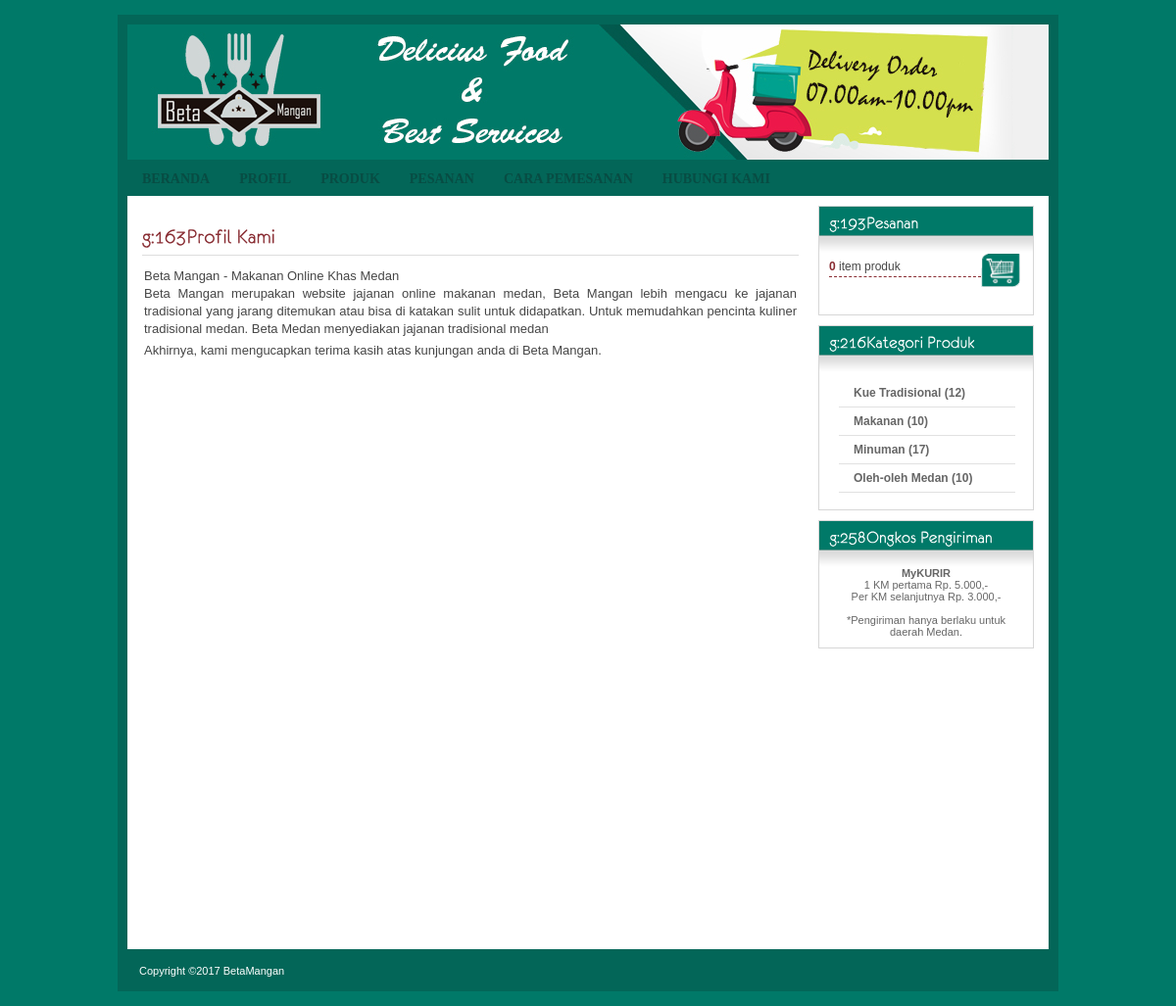
The page /profil-kami.html on the database its author committed.
### tables this page shows
CREATE TABLE IF NOT EXISTS `kategori` (
  `id_kategori` int(5) NOT NULL AUTO_INCREMENT,
  `nama_kategori` varchar(100) NOT NULL,
  `kategori_seo` varchar(100) NOT NULL,
  PRIMARY KEY (`id_kategori`)
);

### media.php (the view, shortened to what this page needs)
<!DOCTYPE html PUBLIC "-//W3C//DTD XHTML 1.0 Transitional//EN" "http://www.w3.org/TR/xhtml1/DTD/xhtml1-transitional.dtd">
<html xmlns="http://www.w3.org/1999/xhtml">
<head>
<link href="style.css" rel="stylesheet" type="text/css" />
<link href="css/contentslider.css" rel="stylesheet" type="text/css" />
<link href="css/default.advanced.css" rel="stylesheet" type="text/css" />
<link href="css/jquery.ad-gallery.css" rel="stylesheet" type="text/css" />
<link href="css/jquery.fancybox-1.3.1.css" rel="stylesheet" type="text/css" />
<link href="css/style.css" rel="stylesheet" type="text/css" />
<link href="css/slider.css" rel="stylesheet" type="text/css" />
</head>
<body>
<div id="wrapper_sec">
	<div id="head">
	  <div class="logo">
        	<a href="#"><img src="images/logo2.jpg" alt="" /></a>
      </div>
        <div class="navigation">
          <ul id="nav" class="dropdown dropdown-linear dropdown-columnar">
			<li><b><a href='index.php'>BERANDA</a></b></li>
			<li><b><a href='profil-kami.html'>PROFIL</a></b></li>
            <li><b><a href='semua-produk.html'>PRODUK</a></b></li>
			<li><b><a href='keranjang-belanja.html'>PESANAN</a></b>
            </li>
			<li><b><a href='cara-pempesanan.html'>CARA PEMESANAN</a></b></li>
			<li><b><a href='hubungi-kami.html'>HUBUNGI KAMI</a></b></li>
          </ul>
  </div></div>
    <div id="content_sec">
    	<div class="col1">
            <table width="100%" border="0" cellspacing="0" cellpadding="0">
              <tr>
                <td><img src="images/spacer.gif" width="1" height="20" /></td>
              </tr>
              <tr>
                <td><span class="center_content2"><?php include "tengah.php";?></td>
      </div>
    	<div class="col2">
       	  <div class="mycart">
            	<div class="small_heading">
            		<h5>Pesanan</h5>
                </div>
                <table width="81%" border="0" cellspacing="0" cellpadding="0">
                  <tr>
                    <td width="27%">
                    <?php require_once "item.php";?></td>
                    <td width="73%"><img src="images/shoppingcart.png" width="40" height="35" /></td>
                  </tr>
                </table>
       	  </div>
            <div class="myaccount">
            	<div class="small_heading">
            		<h5>Kategori Produk </h5>
                </div>
                <ul>
                  <?php
            $kategori=mysql_query("select nama_kategori, kategori.id_kategori, kategori_seo,
                                  count(produk.id_produk) as jml
                                  from kategori left join produk
                                  on produk.id_kategori=kategori.id_kategori
                                  group by nama_kategori");
            $no=1;
            while($k=mysql_fetch_array($kategori)){
              if(($no % 2)==0){
                echo "<li><a href='kategori-$k[id_kategori]-$k[kategori_seo].html'> $k[nama_kategori] ($k[jml])</a></li>";
              }
              else{
                echo "<li><a href='kategori-$k[id_kategori]-$k[kategori_seo].html'> $k[nama_kategori] ($k[jml])</a></li>";
              }
              $no++;
            }
            ?></li>
                </ul>
            </div>
			<div class="myaccount">
            	<div class="small_heading">
            		<h5>Ongkos Pengiriman </h5>
                </div>
                <center><b>MyKURIR</b><br>
				1 KM pertama Rp. 5.000,-<br>
				Per KM selanjutnya Rp. 3.000,-<br>
				<br>
				*Pengiriman hanya berlaku untuk daerah Medan.
				</center>
            </div>
    </div>
    <div id="footer">
        <div class="copyright_network">
        <p>Copyright ©2017 BetaMangan </p>
			<ul class="network"><li>
            </ul>
        </div>
	</div>
</body>
</html>

### style.css (style rules this page uses)
body { background-image:url(images/bg.jpg); background-repeat:repeat-x; background-position:top; background-color:#000000; font-family:Arial, Helvetica, sans-serif; font-size:12px; color:#666666; float:left; width:100%; }
p { padding:2px; margin:0px; }

### css/default.advanced.css (style rules this page uses)
.navigation { float:left; width:940px; height:37px; background-image:url(../images/navi_bg.gif); background-repeat:repeat-x; }
ul.dropdown { font-size:13px; float:left; }
ul.dropdown li { padding: 11px 15px 8px 15px; background-color: transparent; color: #000; }
ul.dropdown a:link, ul.dropdown a:visited { color: #fff; text-decoration: none; background-image:url(../images/navi_sep.gif); background-repeat:no-repeat; background-position:right; }
ul.dropdown li { background-image:url(../images/sep2.gif); background-repeat:no-repeat; background-position:right; }
ul.dropdown li a { font-family:"trebuchet MS"; color:#084c43 !important; font-weight:bold; font-size: 14px; }
ul.dropdown li a { display: block; padding-top: 12px; padding-right: 15px; padding-bottom: 10px; padding-left: 15px; }
ul.dropdown li { padding: 0; }
ul.dropdown, ul.dropdown li, ul.dropdown ul { list-style: none; }
ul.dropdown { position: relative; z-index: 597; float: left; }
ul.dropdown li { float: left; vertical-align: middle; }
ul.dropdown-linear { width: 930px; }

### css/style.css (style rules this page uses)
* { padding:0px; margin:0px; }
body { background-image:url(../images/bg.gif); background-repeat:no-repeat; background-position:top center; background-color:#007968; font-family:Arial, Helvetica, sans-serif; font-size:11px; color:#666666; }
a { text-decoration:none; outline:none; color:#666666; }
a img { border:none; }
h5 { font-size:18px; font-weight:normal; color:#892d33; }
p { line-height:18px; }
#wrapper_sec { width:940px; padding:0px 10px; margin:15px auto; background-image:url(../images/wrapper.png); }
#head { width:940px; height:120px; padding:0px 0px; }
.logo { float:left; padding: 10px 0 0 0; }
#content_sec { width:940px; background-color:#FFF; }
.col1 { float:left; width:670px; background-image:url(../images/top_bg.gif); background-repeat:no-repeat; background-position:top right; padding-top: 0px; padding-right: 10px; padding-bottom: 0px; padding-left: 15px; }
.col2 { width:220px; float:right; margin-top: 10px; margin-right: 15px; margin-bottom: 0px; margin-left: 0px; }
.col2 .small_heading { width:218px; float:left; padding:0px 0px 17px 0px; }
.myaccount { width:198px; padding:0px 10px 10px 10px; float:left; min-height:100px; background-image:url(../images/right_sec_bg.gif); background-repeat:repeat-x; background-position:top; border:#d7d7d7 solid 1px; margin-bottom:10px; }
.myaccount h5 { float:left; padding:7px 10px 5px 0px; color:#fff; }
.myaccount ul { width:180px; float:left; padding:7px 10px; list-style:none; }
.myaccount ul li { width:165px; padding:7px 0px 7px 15px; border-bottom:#e1e1e1 solid 1px; background-image:url(../images/crumb_sep.gif); background-position:left; background-repeat:no-repeat; }
.myaccount ul li a { color:#666; font-size: 12px; font-weight:bold; }
.mycart { width:198px; padding:0px 10px 10px 10px; float:left; min-height:100px; background-image:url(../images/right_sec_bg.gif); background-repeat:repeat-x; background-position:top; border:#d7d7d7 solid 1px; margin-bottom:10px; }
.mycart h5 { float:left; padding:7px 10px 5px 0px; color:#fff; }
#footer { width:940px; padding:0px; margin:0px auto; }
.copyright_network { float:left; width:920px; padding:10px; margin:0px 0px 0px 0px; color:#fff; height:23px; background-image:url(../images/copyright.gif); background-repeat:no-repeat; }
.copyright_network p { float:left; padding-top:3px; }
.copyright_network ul { float:right; list-style:none; padding-top:3px; }

### rows shown on the page
kategori: nama_kategori "Kue Tradisional", k "12"
kategori: nama_kategori "Makanan", k "10"
kategori: nama_kategori "Minuman", k "17"
kategori: nama_kategori "Oleh-oleh Medan", k "10"
